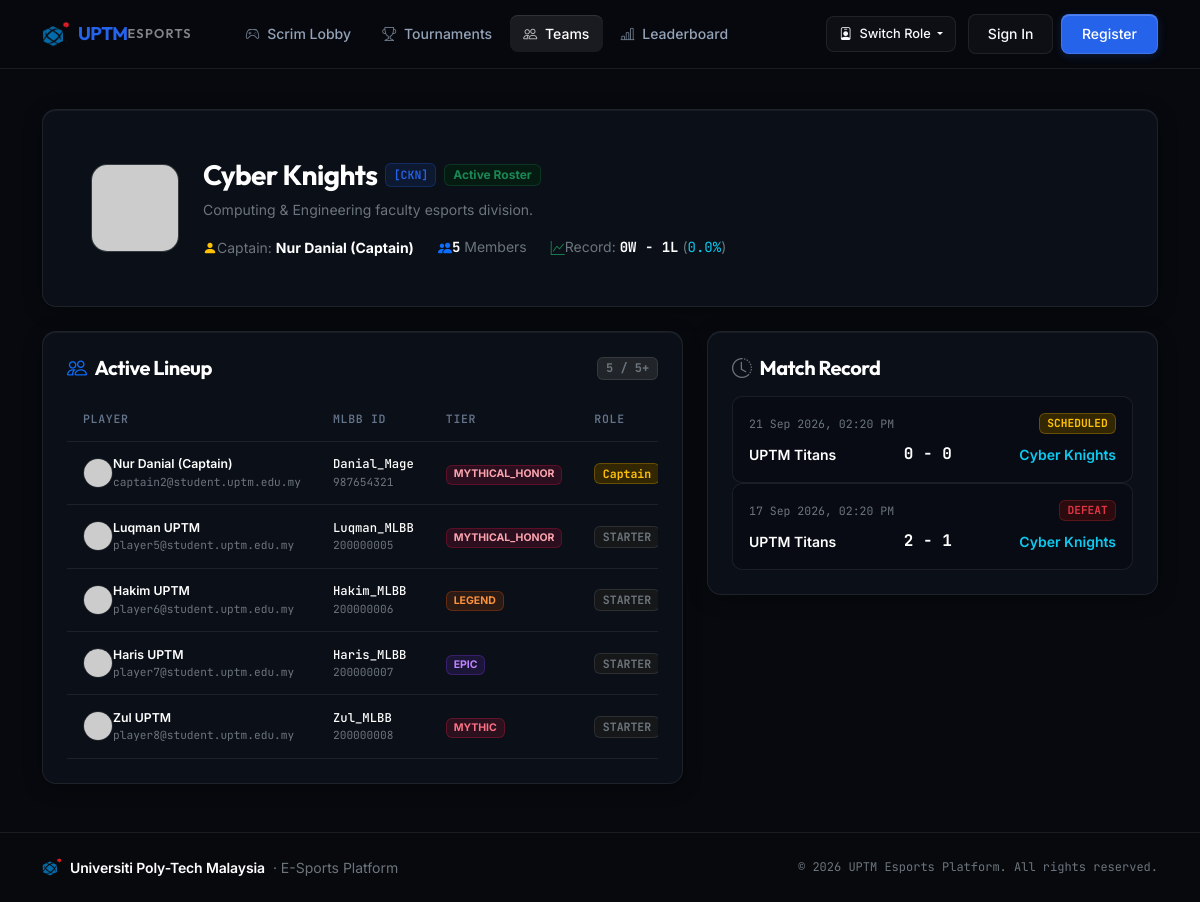
The page /teams/2 on the database its author committed.
### app/models.py (models this page shows, shortened)
class Team(db.Model):
    __tablename__ = 'teams'
    id = db.Column(db.Integer, primary_key=True)
    name = db.Column(db.String(100), unique=True, nullable=False)
    tag = db.Column(db.String(10), unique=True, nullable=False)
    logo_url = db.Column(db.String(255), nullable=True)
    description = db.Column(db.Text, nullable=True)
    captain_id = db.Column(db.Integer, db.ForeignKey('users.id'), nullable=False)
    status = db.Column(db.String(20), default='ACTIVE', index=True)
    created_at = db.Column(db.DateTime, default=datetime.utcnow)
    updated_at = db.Column(db.DateTime, default=datetime.utcnow, onupdate=datetime.utcnow)
    captain = db.relationship('User', back_populates='captained_teams', foreign_keys=[captain_id])
    members = db.relationship('TeamMember', back_populates='team', cascade='all, delete-orphan')
    scrim_requests = db.relationship('ScrimRequest', back_populates='team', cascade='all, delete-orphan')
    tournament_registrations = db.relationship('TournamentRegistration', back_populates='team', cascade='all, delete-orphan')
    @property
    def total_scrims_played(self):
        return ScrimMatch.query.filter(
            ((ScrimMatch.team1_id == self.id) | (ScrimMatch.team2_id == self.id)),
            ScrimMatch.status == 'COMPLETED'
        ).count()
    @property
    def scrim_wins(self):
        return ScrimMatch.query.filter_by(winner_id=self.id, status='COMPLETED').count()
    @property
    def win_rate(self) -> float:
        total = self.total_scrims_played
        if total == 0:
            return 0.0
        return round((self.scrim_wins / total) * 100, 1)

class User(UserMixin, db.Model):
    __tablename__ = 'users'
    id = db.Column(db.Integer, primary_key=True)
    email = db.Column(db.String(120), unique=True, nullable=False, index=True)
    password_hash = db.Column(db.String(256), nullable=False)
    display_name = db.Column(db.String(100), nullable=False)
    student_id_enc = db.Column(db.String(255), nullable=True)
    phone_enc = db.Column(db.String(255), nullable=True)
    mlbb_ign = db.Column(db.String(50), nullable=True)
    mlbb_id = db.Column(db.String(30), nullable=True)
    rank_tier = db.Column(db.String(30), default='EPIC', index=True)
    avatar_url = db.Column(db.String(255), nullable=True)
    role = db.Column(db.String(20), default='PLAYER', index=True) # ADMIN, CAPTAIN, PLAYER
    status = db.Column(db.String(20), default='ACTIVE', index=True) # ACTIVE, BANNED, INACTIVE
    created_at = db.Column(db.DateTime, default=datetime.utcnow)
    updated_at = db.Column(db.DateTime, default=datetime.utcnow, onupdate=datetime.utcnow)
    team_memberships = db.relationship('TeamMember', back_populates='user', cascade='all, delete-orphan')
    captained_teams = db.relationship('Team', back_populates='captain', foreign_keys='Team.captain_id')
    notifications = db.relationship('Notification', back_populates='user', cascade='all, delete-orphan')
    created_tournaments = db.relationship('Tournament', back_populates='creator')
    @property
    def student_id(self) -> str | None:
        return decrypt_pii(self.student_id_enc)
    @property
    def phone(self) -> str | None:
        return decrypt_pii(self.phone_enc)

class TeamMember(db.Model):
    __tablename__ = 'team_members'
    id = db.Column(db.Integer, primary_key=True)
    team_id = db.Column(db.Integer, db.ForeignKey('teams.id'), nullable=False)
    user_id = db.Column(db.Integer, db.ForeignKey('users.id'), nullable=False)
    role = db.Column(db.String(20), default='MEMBER') # CAPTAIN, STARTER, SUB
    status = db.Column(db.String(20), default='ACTIVE') # ACTIVE, INVITED, PENDING
    joined_at = db.Column(db.DateTime, default=datetime.utcnow)
    team = db.relationship('Team', back_populates='members')
    user = db.relationship('User', back_populates='team_memberships')

class ScrimMatch(db.Model):
    __tablename__ = 'scrim_matches'
    id = db.Column(db.Integer, primary_key=True)
    request_id = db.Column(db.Integer, db.ForeignKey('scrim_requests.id'), nullable=True)
    team1_id = db.Column(db.Integer, db.ForeignKey('teams.id'), nullable=False)
    team2_id = db.Column(db.Integer, db.ForeignKey('teams.id'), nullable=False)
    match_room_id = db.Column(db.String(50), nullable=True)
    match_room_password = db.Column(db.String(50), nullable=True)
    scheduled_at = db.Column(db.DateTime, default=datetime.utcnow)
    team1_score = db.Column(db.Integer, default=0)
    team2_score = db.Column(db.Integer, default=0)
    winner_id = db.Column(db.Integer, db.ForeignKey('teams.id'), nullable=True)
    status = db.Column(db.String(20), default='SCHEDULED', index=True) # SCHEDULED, COMPLETED, CANCELLED
    screenshot_url = db.Column(db.String(255), nullable=True)
    created_at = db.Column(db.DateTime, default=datetime.utcnow)
    request = db.relationship('ScrimRequest', back_populates='matches')
    team1 = db.relationship('Team', foreign_keys=[team1_id])
    team2 = db.relationship('Team', foreign_keys=[team2_id])
    winner = db.relationship('Team', foreign_keys=[winner_id])

### app/routes/teams.py (the view)
@teams_bp.route('/<int:team_id>')
def detail(team_id):
    team = Team.query.get_or_404(team_id)
    members = TeamMember.query.filter_by(team_id=team.id).all()
    matches = ScrimMatch.query.filter(
        ((ScrimMatch.team1_id == team.id) | (ScrimMatch.team2_id == team.id))
    ).order_by(ScrimMatch.scheduled_at.desc()).limit(10).all()
    is_captain = current_user.is_authenticated and current_user.id == team.captain_id
    is_member = current_user.is_authenticated and any(m.user_id == current_user.id for m in members)
    return render_template(
        'teams/detail.html',
        team=team,
        members=members,
        matches=matches,
        is_captain=is_captain,
        is_member=is_member
    )

### app/templates/teams/detail.html (shortened to what this page needs)
{% extends "base.html" %}
{% block content %}
<div class="container py-4">
    <div class="card-custom p-4 p-md-5 mb-4 position-relative overflow-hidden">
        <div class="row align-items-center g-4">
            <div class="col-auto">
                <img src="{{ team.logo_url or 'https://api.dicebear.com/7.x/identicon/svg?seed=' ~ team.tag }}" alt="{{ team.name }}" width="88" height="88" class="rounded-4 border border-secondary border-opacity-25 bg-dark">
            </div>
            <div class="col">
                <div class="d-flex flex-wrap align-items-center gap-2 mb-2">
                    <h2 class="h3 fw-bold text-white mb-0" style="letter-spacing: -0.02em;">{{ team.name }}</h2>
                    <span class="tag-pill font-mono">[{{ team.tag }}]</span>
                    {% if team.status == 'ACTIVE' %}
                        <span class="badge bg-success-subtle text-success border border-success border-opacity-25 px-2.5 py-1">Active Roster</span>
                    {% else %}
                        <span class="badge bg-secondary-subtle text-secondary border border-secondary border-opacity-25 px-2.5 py-1">{{ team.status }}</span>
                    {% endif %}
                </div>
                <p class="text-secondary small mb-3" style="max-width: 650px;">{{ team.description or 'Official campus gaming roster of Universiti Poly-Tech Malaysia.' }}</p>
                <div class="d-flex flex-wrap gap-3 gap-md-4 text-secondary small">
                    <div class="d-flex align-items-center gap-1.5">
                        <i class="bi bi-person-fill text-warning"></i>
                        <span>Captain: <strong class="text-white">{{ team.captain.display_name }}</strong></span>
                    </div>
                    <div class="d-flex align-items-center gap-1.5">
                        <i class="bi bi-people-fill text-primary"></i>
                        <span><strong class="text-white font-mono">{{ members|length }}</strong> Members</span>
                    </div>
                    <div class="d-flex align-items-center gap-1.5">
                        <i class="bi bi-graph-up text-success"></i>
                        <span>Record: <strong class="text-white font-mono">{{ team.scrim_wins }}W - {{ team.total_scrims_played - team.scrim_wins }}L</strong> (<span class="font-mono text-info">{{ team.win_rate }}%</span>)</span>
                    </div>
                </div>
            </div>
        </div>
    </div>
    <div class="row g-4">
        <div class="col-lg-7">
            <div class="card-custom p-4 mb-4">
                <div class="d-flex justify-content-between align-items-center mb-3">
                    <h5 class="fw-bold text-white mb-0 d-flex align-items-center gap-2">
                        <i class="bi bi-people text-primary"></i> Active Lineup
                    </h5>
                    <span class="badge bg-dark border border-secondary border-opacity-25 text-secondary font-mono small">{{ members|length }} / 5+</span>
                </div>
                <div class="table-responsive">
                    <table class="table table-custom mb-0">
                        <thead>
                            <tr>
                                <th>Player</th>
                                <th>MLBB ID</th>
                                <th>Tier</th>
                                <th>Role</th>
                            </tr>
                        </thead>
                        <tbody>
                            {% for m in members %}
                                <tr>
                                    <td>
                                        <div class="d-flex align-items-center gap-2.5">
                                            <img src="{{ m.user.avatar_url or 'https://api.dicebear.com/7.x/bottts/svg?seed=' ~ m.user.email }}" alt="" width="30" height="30" class="rounded-circle border border-secondary border-opacity-25">
                                            <div>
                                                <div class="fw-semibold text-white small">{{ m.user.display_name }}</div>
                                                <div class="text-secondary font-mono" style="font-size: 0.7rem;">{{ m.user.email }}</div>
                                            </div>
                                        </div>
                                    </td>
                                    <td>
                                        <div class="text-white small fw-medium font-mono">{{ m.user.mlbb_ign or '—' }}</div>
                                        <div class="text-secondary font-mono" style="font-size: 0.7rem;">{{ m.user.mlbb_id or '—' }}</div>
                                    </td>
                                    <td>
                                        <span class="badge {{ m.user.rank_tier | rank_badge_class }}">{{ m.user.rank_tier }}</span>
                                    </td>
                                    <td>
                                        {% if m.role == 'CAPTAIN' or m.user_id == team.captain_id %}
                                            <span class="badge bg-warning-subtle text-warning border border-warning border-opacity-25 font-mono" style="font-size: 0.72rem;">Captain</span>
                                        {% else %}
                                            <span class="badge bg-secondary-subtle text-secondary border border-secondary border-opacity-25 font-mono" style="font-size: 0.72rem;">{{ m.role }}</span>
                                        {% endif %}
                                    </td>
                                </tr>
                            {% endfor %}
                        </tbody>
                    </table>
                </div>
            </div>
        </div>
        <div class="col-lg-5">
            <div class="card-custom p-4">
                <h5 class="fw-bold text-white mb-3 d-flex align-items-center gap-2">
                    <i class="bi bi-clock-history text-secondary"></i> Match Record
                </h5>
                {% if matches %}
                    <div class="d-flex flex-column gap-2.5">
                        {% for match in matches %}
                            <div class="card-inner-box p-3">
                                <div class="d-flex justify-content-between align-items-center mb-2">
                                    <span class="text-secondary font-mono" style="font-size: 0.72rem;">{{ match.scheduled_at | format_datetime }}</span>
                                    {% if match.status == 'COMPLETED' %}
                                        {% if match.winner_id == team.id %}
                                            <span class="badge bg-success-subtle text-success border border-success border-opacity-25 font-mono" style="font-size: 0.7rem;">VICTORY</span>
                                        {% else %}
                                            <span class="badge bg-danger-subtle text-danger border border-danger border-opacity-25 font-mono" style="font-size: 0.7rem;">DEFEAT</span>
                                        {% endif %}
                                    {% else %}
                                        <span class="badge bg-warning-subtle text-warning border border-warning border-opacity-25 font-mono" style="font-size: 0.7rem;">{{ match.status }}</span>
                                    {% endif %}
                                </div>
                                <div class="d-flex justify-content-between align-items-center">
                                    <div class="small fw-semibold {% if match.team1_id == team.id %}text-info{% else %}text-white{% endif %} text-truncate" style="max-width: 140px;">
                                        {{ match.team1.name }}
                                    </div>
                                    <div class="font-mono fw-bold fs-6 px-2 text-white">
                                        {{ match.team1_score }} - {{ match.team2_score }}
                                    </div>
                                    <div class="small fw-semibold {% if match.team2_id == team.id %}text-info{% else %}text-white{% endif %} text-truncate text-end" style="max-width: 140px;">
                                        {{ match.team2.name }}
                                    </div>
                                </div>
                            </div>
                        {% endfor %}
                    </div>
                {% else %}
                    <div class="card-inner-box p-4 text-center">
                        <p class="text-secondary small mb-0">No matches recorded for this roster yet.</p>
                    </div>
                {% endif %}
            </div>
        </div>
    </div>
</div>
{% endblock %}

### rows shown on the page
Team: name "Cyber Knights", tag "CKN", description "Computing & Engineering faculty esports division."
User: captain.display_name "Nur Danial (Captain)"
TeamMember: user.display_name "Nur Danial (Captain)", user.email "captain2@student.uptm.edu.my", user "Danial_Mage", user "987654321", user.rank_tier "MYTHICAL_HONOR", role "Captain"
TeamMember: user.display_name "Luqman UPTM", user.email "player5@student.uptm.edu.my", user "Luqman_MLBB", user "200000005", user.rank_tier "MYTHICAL_HONOR", role "STARTER"
TeamMember: user.display_name "Hakim UPTM", user.email "player6@student.uptm.edu.my", user "Hakim_MLBB", user "200000006", user.rank_tier "LEGEND", role "STARTER"
TeamMember: user.display_name "Haris UPTM", user.email "player7@student.uptm.edu.my", user "Haris_MLBB", user "200000007", user.rank_tier "EPIC", role "STARTER"
TeamMember: user.display_name "Zul UPTM", user.email "player8@student.uptm.edu.my", user "Zul_MLBB", user "200000008", user.rank_tier "MYTHIC", role "STARTER"
ScrimMatch: scheduled_at "21 Sep 2026, 02:20 PM", status "SCHEDULED", team1.name "UPTM Titans", team1_score "0", team2_score "0", team2.name "Cyber Knights"
ScrimMatch: scheduled_at "17 Sep 2026, 02:20 PM", status "DEFEAT", team1.name "UPTM Titans", team1_score "2", team2_score "1", team2.name "Cyber Knights"

### other values the page prints
{{ members|length }} "5"
{{ team.scrim_wins }} "0"
{{ team.total_scrims_played - team.scrim_wins }} "1"
{{ team.win_rate }} "0.0"
